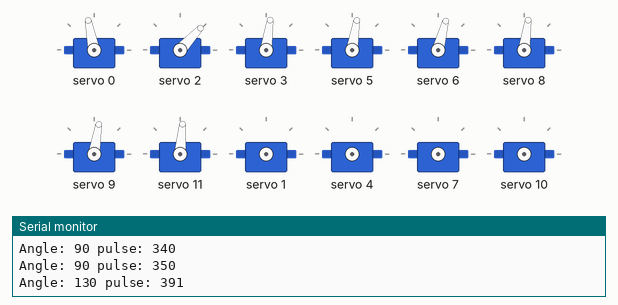
A sketch run on a simulated Arduino Uno, built with avr-gcc and run on an emulated ATmega328P. Shown: 12 × servo, the last lines printed to the serial monitor.

Above: at 1.65 s.
At 2.6 s:
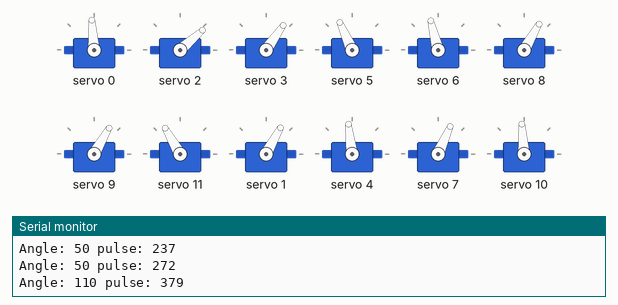
At 3.6 s:
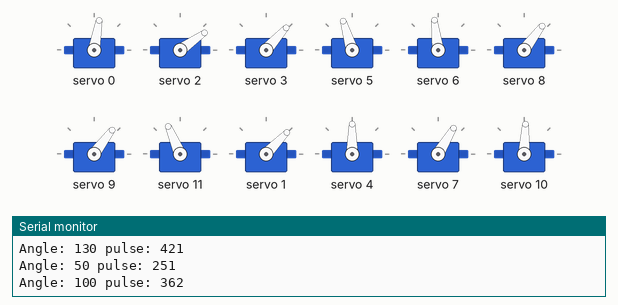
At 5.6 s:
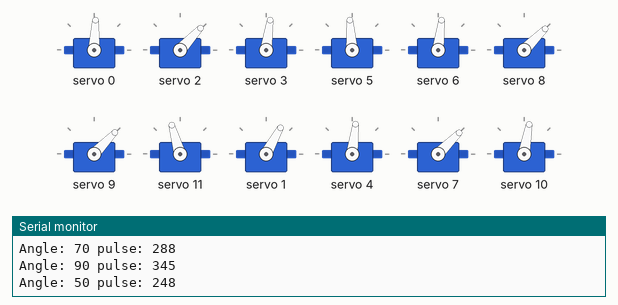
At 7.6 s:
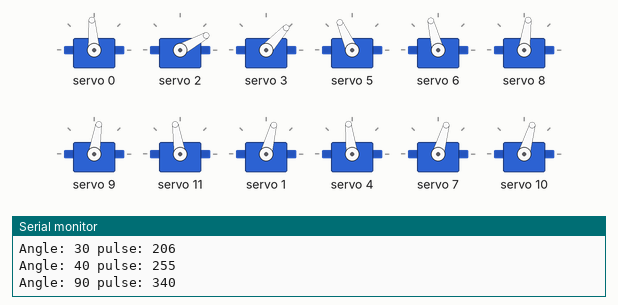
At 9.6 s:
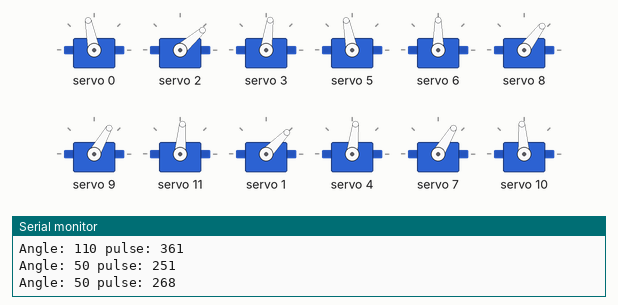
Timing chart, 0 to 12.0 s (numbered marks = the images above):
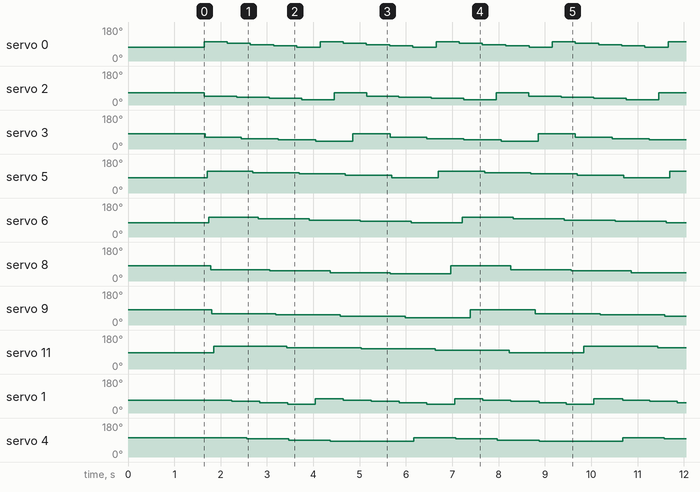

Measured:
- by itself, servo 0: repeats every 2.5 s: 94° 0.50 s, 87° 0.50 s, 80° 0.50 s, 74° 0.50 s, 101° 0.50 s
- by itself, servo 2: repeats every 3.5 s: 41° 0.70 s, 35° 0.70 s, 29° 0.70 s, 66° 0.70 s, 47° 0.70 s
- by itself, servo 3: repeats every 4.0 s: 55° 0.80 s, 48° 0.80 s, 41° 0.80 s, 82° 0.82 s, 62° 0.79 s
- by itself, servo 5: repeats every 5.0 s: 107° 1.0 s, 101° 1.0 s, 94° 1.0 s, 81° 1.0 s, 114° 1.0 s
- by itself, servo 6: repeats every 5.5 s: 97° 1.1 s, 90° 1.1 s, 83° 1.1 s, 75° 1.1 s, 104° 1.1 s
- by itself, servo 8: repeats every 6.5 s: 53° 1.3 s, 45° 1.3 s, 38° 1.3 s, 82° 1.3 s, 60° 1.3 s
- by itself, servo 9: repeats every 7.0 s: 53° 1.4 s, 46° 1.4 s, 39° 1.4 s, 81° 1.4 s, 60° 1.4 s
- by itself, servo 11: repeats every 8.0 s: 113° 1.6 s, 106° 1.6 s, 99° 1.6 s, 85° 1.6 s, 120° 1.6 s

The sketch:

PCA9685_ServoProgram_12legs_Array_Protothreading.ino
```cpp
#include <Wire.h>
#include <Adafruit_PWMServoDriver.h>

// called this way, it uses the default address 0x40
Adafruit_PWMServoDriver pwm = Adafruit_PWMServoDriver();

int rate = 500;
int angle0[] = {130, 120, 110, 100, 90};
int angle1[] = {80, 70, 60, 50, 90};
int angle2[] = {60, 50, 40, 30, 90};
int angle3[] = {60, 50, 40, 30, 90};
int angle4[] = {120, 110, 100, 90, 90};
int angle5[] = {140, 130, 120, 110, 90};
int angle6[] = {130, 120, 110, 100, 90};
int angle7[] = {80, 70, 60, 50, 90};
int angle8[] = {60, 50, 40, 30, 90};
int angle9[] = {60, 50, 40, 30, 90};
int angle10[] = {120, 110, 100, 90, 90};
int angle11[] = {140, 130, 120, 110, 90};


int pos1 = 0;
int pos2 = 0;
int pos3 = 0;
int pos4 = 0;
int pos5 = 0;
int pos6 = 0;
int pos7 = 0;
int pos8 = 0;
int pos9 = 0;
int pos10 = 0;
int pos11 = 0;
int pos12 = 0;
int updateInterval1;
int updateInterval2;
int updateInterval3;
int updateInterval4;
int updateInterval5;
int updateInterval6;
int updateInterval7;
int updateInterval8;
int updateInterval9;
int updateInterval10;
int updateInterval11;
int updateInterval12;
unsigned long lastUpdate1;
unsigned long lastUpdate2;
unsigned long lastUpdate3;
unsigned long lastUpdate4;
unsigned long lastUpdate5;
unsigned long lastUpdate6;
unsigned long lastUpdate7;
unsigned long lastUpdate8;
unsigned long lastUpdate9;
unsigned long lastUpdate10;
unsigned long lastUpdate11;
unsigned long lastUpdate12;

int arraySize = sizeof(angle2) / sizeof(angle2[0]);

void setup() {
  Serial.begin(9600);
  Serial.println("8 channel Servo test!");
  pwm.begin();
  pwm.setPWMFreq(60);  // Analog servos run at ~60 Hz updates
  delay(10);
  pwm.setPWM(0, 0, angleToPulse0(90));
  //pwm.setPWM(1, 0, angleToPulse1(90));
  pwm.setPWM(2, 0, angleToPulse2(90));
  pwm.setPWM(3, 0, angleToPulse3(90));
  //pwm.setPWM(4, 0, angleToPulse4(90));
  pwm.setPWM(5, 0, angleToPulse5(90));
  pwm.setPWM(6, 0, angleToPulse6(90));
  //pwm.setPWM(7, 0, angleToPulse7(90));
  pwm.setPWM(8, 0, angleToPulse8(90));
  pwm.setPWM(9, 0, angleToPulse9(90));
  //pwm.setPWM(10, 0, angleToPulse10(90));
  pwm.setPWM(11, 0, angleToPulse11(90));
  delay(1500);

  updateInterval1 = 500;
  updateInterval2 = 600;
  updateInterval3 = 700;
  updateInterval4 = 800;
  updateInterval5 = 900;
  updateInterval6 = 1000;
  updateInterval7 = 1100;
  updateInterval8 = 1200;
  updateInterval9 = 1300;
  updateInterval10 = 1400;
  updateInterval11 = 1500;
  updateInterval12 = 1600;

}

void loop() {
  if ((millis() - lastUpdate1) > updateInterval1) {
    lastUpdate1 = millis();
    pwm.setPWM(0, 0, angleToPulse0(angle0[pos1]));
    pos1++;
    if ((pos1 >= arraySize) || (pos1 <= 0)) {
      pos1 = 0;
    }
  }

  if ((millis() - lastUpdate2) > updateInterval2) {
    lastUpdate2 = millis();
    pwm.setPWM(1, 0, angleToPulse1(angle1[pos2]));
    pos2++;
    if ((pos2 >= arraySize) || (pos2 <= 0)) {
      pos2 = 0;
    }
  }

  if ((millis() - lastUpdate3) > updateInterval3) {
    lastUpdate3 = millis();
    pwm.setPWM(2, 0, angleToPulse2(angle2[pos3]));
    pos3++;
    if ((pos3 >= arraySize) || (pos3 <= 0)) {
      pos3 = 0;
    }
  }

  if ((millis() - lastUpdate4) > updateInterval4) {
    lastUpdate4 = millis();
    pwm.setPWM(3, 0, angleToPulse3(angle3[pos4]));
    pos4++;
    if ((pos4 >= arraySize) || (pos4 <= 0)) {
      pos4 = 0;
    }
  }

  if ((millis() - lastUpdate5) > updateInterval5) {
    lastUpdate5 = millis();
    pwm.setPWM(4, 0, angleToPulse4(angle4[pos5]));
    pos5++;
    if ((pos5 >= arraySize) || (pos5 <= 0)) {
      pos5 = 0;
    }
  }

  if ((millis() - lastUpdate6) > updateInterval6) {
    lastUpdate6 = millis();
    pwm.setPWM(5, 0, angleToPulse5(angle5[pos6]));
    pos6++;
    if ((pos6 >= arraySize) || (pos6 <= 0)) {
      pos6 = 0;
    }
  }


  if ((millis() - lastUpdate7) > updateInterval7) {
    lastUpdate7 = millis();
    pwm.setPWM(6, 0, angleToPulse6(angle6[pos7]));
    pos7++;
    if ((pos7 >= arraySize) || (pos7 <= 0)) {
      pos7 = 0;
    }
  }

  if ((millis() - lastUpdate8) > updateInterval8) {
    lastUpdate8 = millis();
    pwm.setPWM(7, 0, angleToPulse7(angle7[pos8]));
    pos8++;
    if ((pos8 >= arraySize) || (pos8 <= 0)) {
      pos8 = 0;
    }
  }

  if ((millis() - lastUpdate9) > updateInterval9) {
    lastUpdate9 = millis();
    pwm.setPWM(8, 0, angleToPulse8(angle8[pos9]));
    pos9++;
    if ((pos9 >= arraySize) || (pos9 <= 0)) {
      pos9 = 0;
    }
  }

  if ((millis() - lastUpdate10) > updateInterval10) {
    lastUpdate10 = millis();
    pwm.setPWM(9, 0, angleToPulse9(angle9[pos10]));
    pos10++;
    if ((pos10 >= arraySize) || (pos10 <= 0)) {
      pos10 = 0;
    }
  }

  if ((millis() - lastUpdate11) > updateInterval11) {
    lastUpdate11 = millis();
    pwm.setPWM(10, 0, angleToPulse10(angle10[pos11]));
    pos11++;
    if ((pos11 >= arraySize) || (pos11 <= 0)) {
      pos11 = 0;
    }
  }

  if ((millis() - lastUpdate12) > updateInterval12) {
    lastUpdate12 = millis();
    pwm.setPWM(11, 0, angleToPulse11(angle11[pos12]));
    pos12++;
    if ((pos12 >= arraySize) || (pos12 <= 0)) {
      pos12 = 0;
    }
  }
}

int angleToPulse0(int ang) {
  int pulse0 = map(ang, 0, 180, 160, 480);
  Serial.print("Angle: "); Serial.print(ang);
  Serial.print(" pulse: "); Serial.println(pulse0);
  return pulse0;
}

int angleToPulse1(int ang) {
  int pulse1 = map(ang, 0, 180, 160, 490);
  Serial.print("Angle: "); Serial.print(ang);
  Serial.print(" pulse: "); Serial.println(pulse1);
  return pulse1;
}

int angleToPulse2(int ang) {
  int pulse2 = map(ang, 0, 180, 160, 440);
  Serial.print("Angle: "); Serial.print(ang);
  Serial.print(" pulse: "); Serial.println(pulse2);
  return pulse2;
}

int angleToPulse3(int ang) {
  int pulse3 = map(ang, 0, 180, 185, 500);
  Serial.print("Angle: "); Serial.print(ang);
  Serial.print(" pulse: "); Serial.println(pulse3);
  return pulse3;
}
int angleToPulse4(int ang) {
  int pulse4 = map(ang, 0, 180, 190, 500);
  Serial.print("Angle: "); Serial.print(ang);
  Serial.print(" pulse: "); Serial.println(pulse4);
  return pulse4;
}

int angleToPulse5(int ang) {
  int pulse5 = map(ang, 0, 180, 190, 490);
  Serial.print("Angle: "); Serial.print(ang);
  Serial.print(" pulse: "); Serial.println(pulse5);
  return pulse5;
}

int angleToPulse6(int ang) {
  int pulse6 = map(ang, 0, 180, 160, 490);
  Serial.print("Angle: "); Serial.print(ang);
  Serial.print(" pulse: "); Serial.println(pulse6);
  return pulse6;
}

int angleToPulse7(int ang) {
  int pulse7 = map(ang, 0, 180, 160, 480);
  Serial.print("Angle: "); Serial.print(ang);
  Serial.print(" pulse: "); Serial.println(pulse7);
  return pulse7;
}

int angleToPulse8(int ang) {
  int pulse8 = map(ang, 0, 180, 175, 510);
  Serial.print("Angle: "); Serial.print(ang);
  Serial.print(" pulse: "); Serial.println(pulse8);
  return pulse8;
}

int angleToPulse9(int ang) {
  int pulse9 = map(ang, 0, 180, 180, 500);
  Serial.print("Angle: "); Serial.print(ang);
  Serial.print(" pulse: "); Serial.println(pulse9);
  return pulse9;
}

int angleToPulse10(int ang) {
  int pulse10 = map(ang, 0, 180, 160, 480);
  Serial.print("Angle: "); Serial.print(ang);
  Serial.print(" pulse: "); Serial.println(pulse10);
  return pulse10;
}

int angleToPulse11(int ang) {
  int pulse11 = map(ang, 0, 180, 190, 510);
  Serial.print("Angle: "); Serial.print(ang);
  Serial.print(" pulse: "); Serial.println(pulse11);
  return pulse11;
}
```
